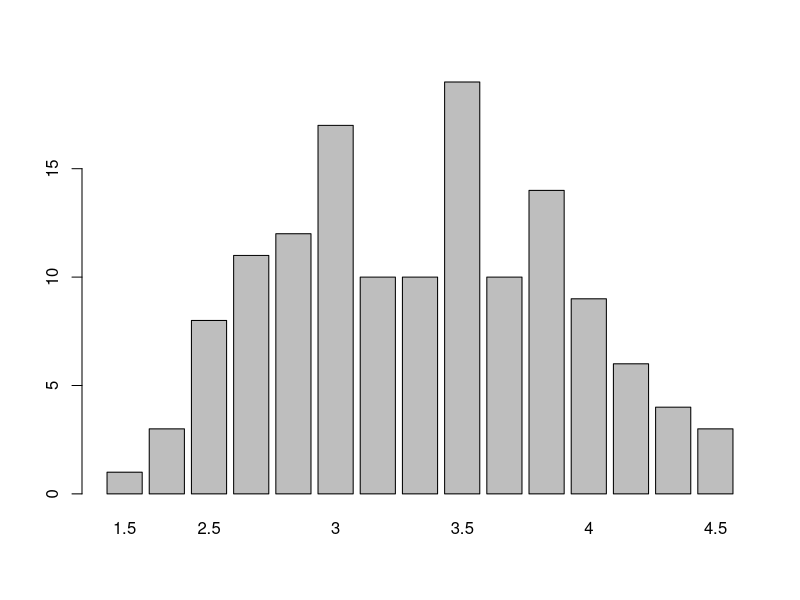
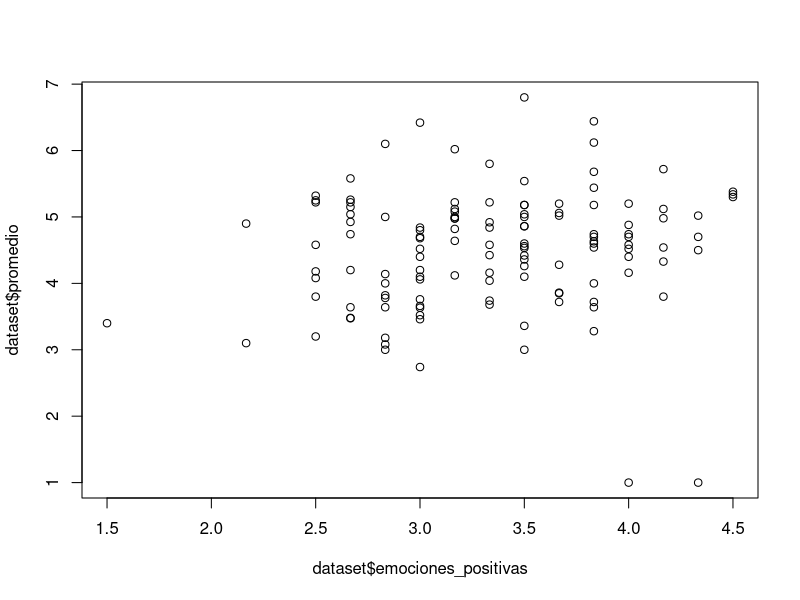
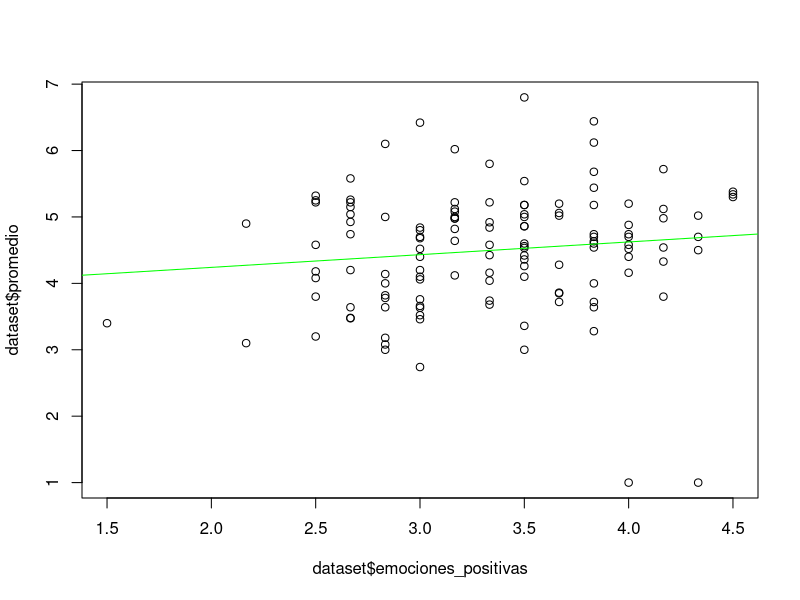
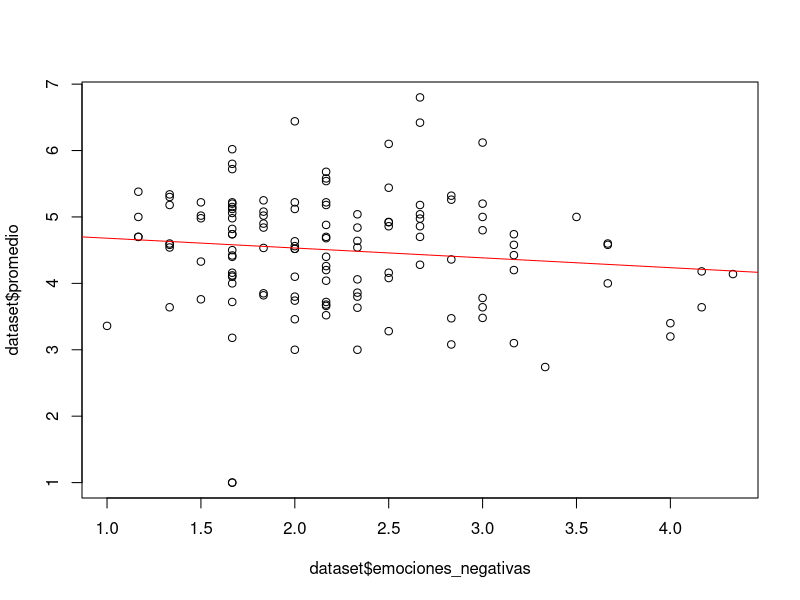

The R source for these figures, in order:
## ---- chunk 1
knitr::opts_chunk$set(echo = TRUE)
## ---- chunk 2
dataset <- read.csv("emociones_academicas.csv")
head(dataset, 5)
names(dataset)
## ---- chunk 3
dataset
## ---- chunk 4
#sel <- grepl("calificacion_",names(dataset))
dataset$calificacion_1 <- gsub("[^0-9]", "", dataset$calificacion_1)
dataset$calificacion_2 <- gsub("[^0-9]", "", dataset$calificacion_2)
dataset$calificacion_3 <- gsub("[^0-9]", "", dataset$calificacion_3)
dataset$calificacion_4 <- gsub("[^0-9]", "", dataset$calificacion_4)
dataset$calificacion_5 <- gsub("[^0-9]", "", dataset$calificacion_5)
## ---- chunk 5
dataset
## ---- chunk 6
dataset$calificacion_1 <- sub("(?<=^.)", "\\.", dataset$calificacion_1 , perl=TRUE)
dataset$calificacion_2 <- sub("(?<=^.)", "\\.", dataset$calificacion_2 , perl=TRUE)
dataset$calificacion_3 <- sub("(?<=^.)", "\\.", dataset$calificacion_3 , perl=TRUE)
dataset$calificacion_4 <- sub("(?<=^.)", "\\.", dataset$calificacion_4 , perl=TRUE)
dataset$calificacion_5 <- sub("(?<=^.)", "\\.", dataset$calificacion_5 , perl=TRUE)
## ---- chunk 7
#dataset[5:9] <- lapply(dataset[5:9], as.character) # primero tuve que transformar los datos a caracteres
dataset[5:9] <- lapply(dataset[5:9], as.numeric) # luego a numericos
#dataset
#write.csv(dataset,"emociones_academicas_ejemplo.csv")
## ---- chunk 8
dataset
## ---- chunk 9
dataset$promedio <- rowMeans(dataset[,5:9], na.rm=TRUE)
## ---- chunk 10
dataset$emociones_positivas <- rowMeans(dataset[,c("emo_aca_1","emo_aca_3","emo_aca_5","emo_aca_7", "emo_aca_9","emo_aca_11")], na.rm=TRUE)

dataset$emociones_negativas <- rowMeans(dataset[,c("emo_aca_2","emo_aca_4","emo_aca_6","emo_aca_8", "emo_aca_10","emo_aca_12")], na.rm=TRUE)
## ---- chunk 11
barplot(table(dataset$emociones_positivas)) #both columns need to be integer
## ---- chunk 12
plot(dataset$emociones_positivas, dataset$promedio) #both columns need to be integer
## ---- chunk 13
require(stats)

reg<-lm(dataset$promedio ~ dataset$emociones_positivas, data = dataset)

plot(dataset$emociones_positivas, dataset$promedio)

abline(reg, col = "green")

reg
## ---- chunk 14
require(stats)

reg_1<-lm(dataset$promedio ~ dataset$emociones_negativas, data = dataset)

plot(dataset$emociones_negativas, dataset$promedio)

abline(reg_1, col = "red")

reg_1
